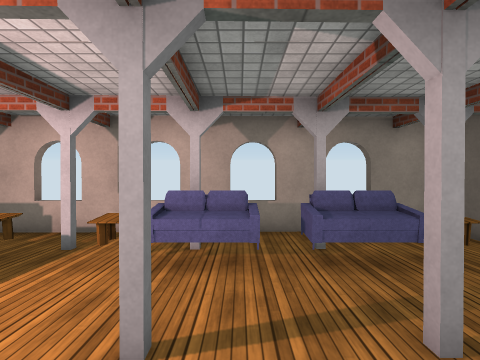
[1] (above)

12 first-person views from a walk through a Unity game level. The camera is 1.4 m above the floor, tilts 4° down and sees 85° across. The floor is counted in squares, 1 m on a side. Each view is taken from the middle of a square. On the plan, view 1 faces up. The plan holds only what a view shows up to about 13 squares ahead; the rest is blank. The player is left out. Surface patterns are stand-ins for the level's own textures.

[2]
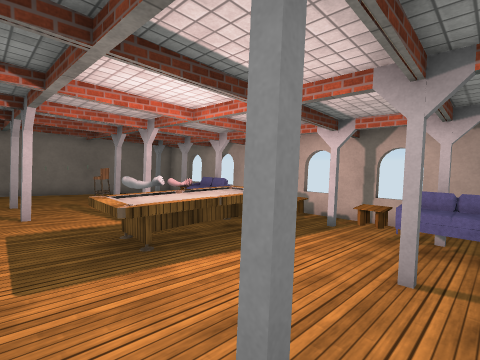

[3]
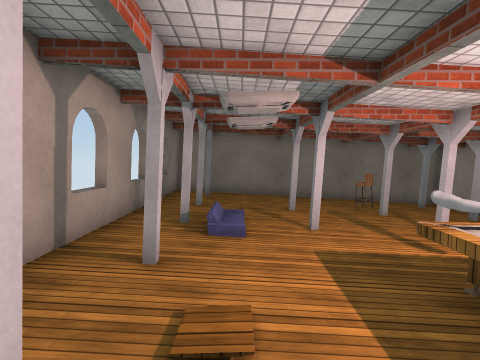

[4]
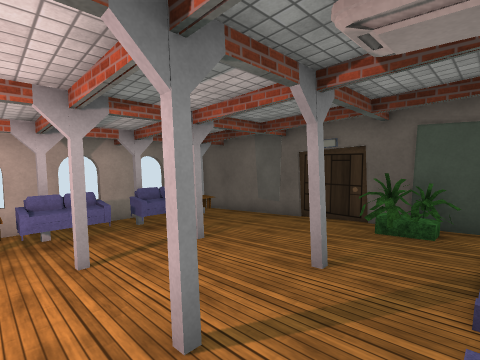

[5]
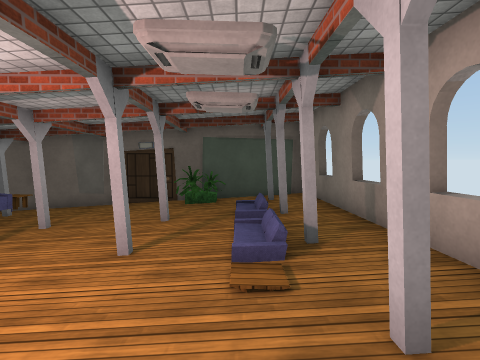

[6]
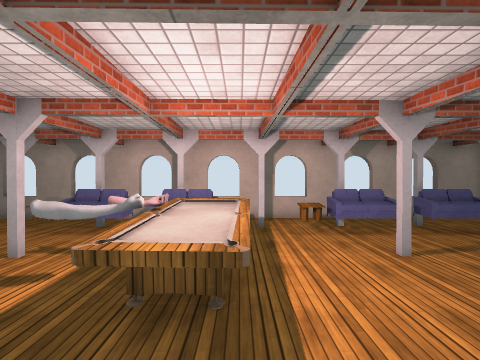

[7]
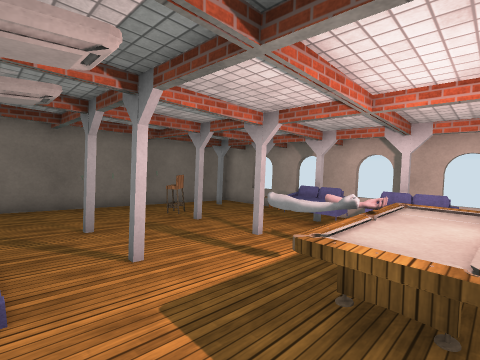

[8]
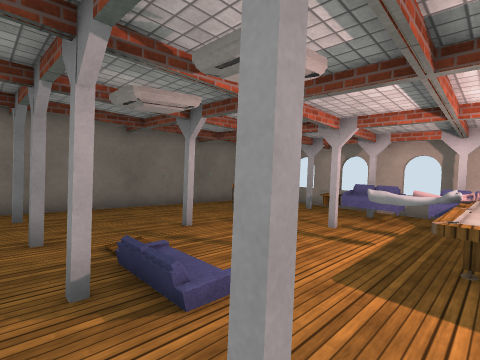

[9]
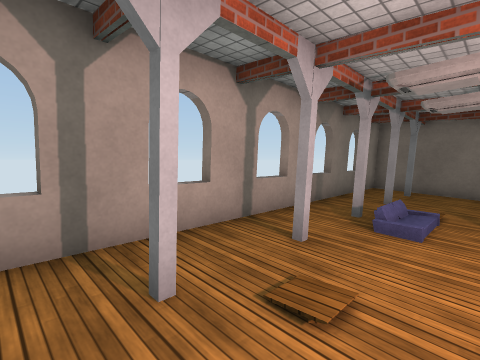

[10]
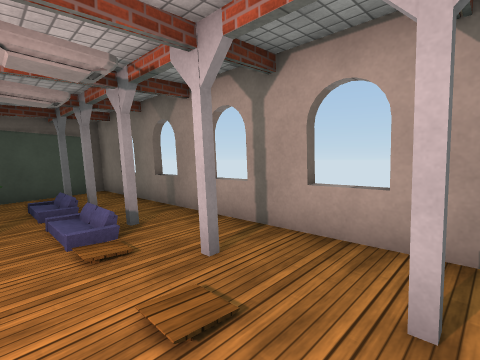

[11]
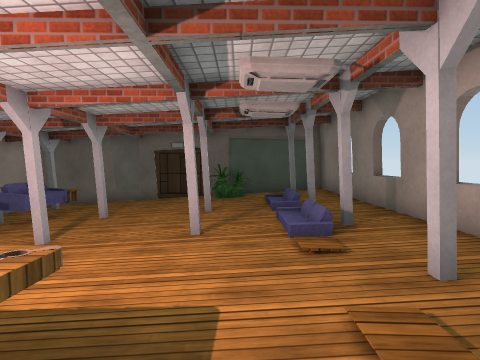

[12]
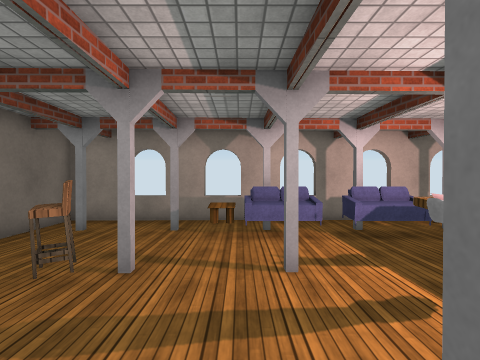

### Floor plan
Key: @ floor where view 1 was taken; # wall or solid block; . main floor; : floor 0.25 m higher than the main floor; - floor 0.25 m lower than the main floor; / step, stairs or slope; = window, fence, low wall or low ledge; S sofa; T table; L stool; P plant; O other object.
Columns run from 15 left of view 1 to 6 right of it. Each row starts with its distance up from view 1.
  7 ###=####=####=#=##=##
  6 #-------------------#
  5 #-#-#-T#-#S-#-#SSS-##
  4 #----TTSSSST-TSSSSTT#
  3 #---------OO--------#
  2 #...#..#.OOO..#..#..##
  1 #..L....OOOO.........#
  0 ##. .....OOO...@.....#
 -1  #..#..#......#..#.PP#
 -2  #::::.............PP
 -3  #::::///::/://////:O
 -4  ##:#::#:#::#:#::#:#O
 -5  #:::::::::::::::: #:#
 -6  ##=##=#=####=########

Positions as (right, up) in squares from view 1, and headings:
1: (0, 0), facing up
2: (0, -2), facing up-left
3: (-2, -3), facing left
4: (-2, -3), facing up-right
5: (-5, -3), facing right
6: (-4, -3), facing up
7: (-4, -3), facing up-left
8: (-5, -5), facing up-left
9: (-2, -2), facing down-left
10: (-6, -2), facing down-right
11: (-6, -2), facing right
12: (-9, -2), facing up
